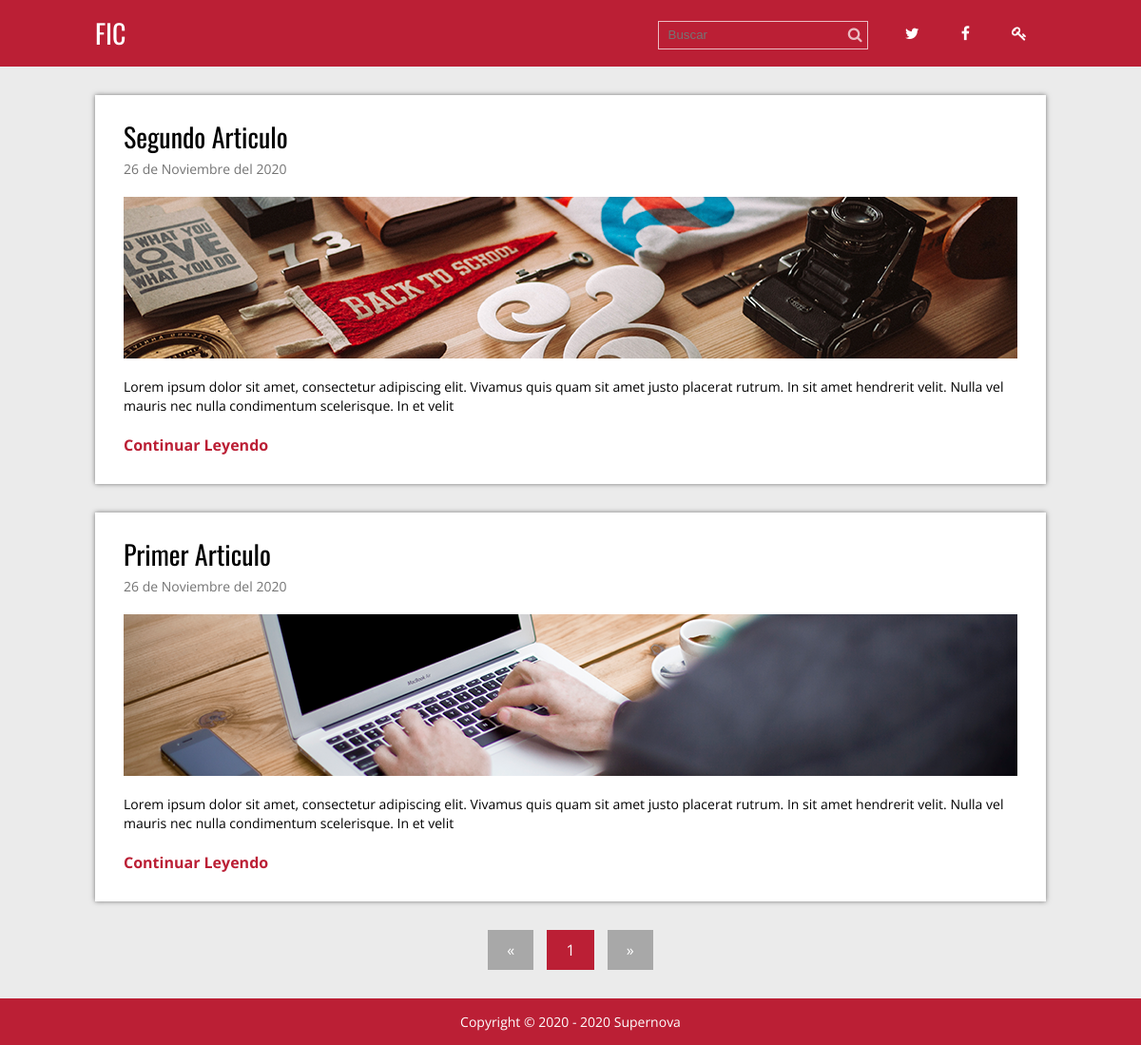
The page / on the database its author committed.
### tables this page shows
CREATE TABLE `articulos` (
  `id` int(11) NOT NULL,
  `titulo` varchar(200) NOT NULL,
  `extracto` varchar(200) NOT NULL,
  `fecha` timestamp NULL DEFAULT current_timestamp(),
  `texto` text NOT NULL,
  `thumb` varchar(50) NOT NULL
);

### index.php (called while the page is built, shortened)
<?php session_start();
require 'admin/config.php';
require 'functions.php';
$conexion = conexion($db_config);
$posts = obtener_post($blog_config['post_por_pagina'], $conexion);
require 'views/index.view.php';

### admin/config.php (called while the page is built, shortened)
<?php
$blog_config = array(
    'post_por_pagina' => '4',
    'carpeta_imagenes' => 'imagenes/'
);

### functions.php (called while the page is built, shortened)
<?php
function pagina_actual()
{
    return isset($_GET['p']) ? (int) $_GET['p'] : 1;
}
function obtener_post($post_por_pagina, $conexion)
{
    $inicio = (pagina_actual() > 1) ? pagina_actual() * $post_por_pagina - $post_por_pagina : 0;
    $statement = $conexion->prepare("SELECT SQL_CALC_FOUND_ROWS * FROM articulos ORDER BY id DESC LIMIT $inicio, $post_por_pagina");
    $statement->execute();
    return $statement->fetchAll();
}
function numero_paginas($post_por_pagina, $conexion)
{
    $total_post = $conexion->prepare('SELECT FOUND_ROWS() as total');
    $total_post->execute();
    $total_post = $total_post->fetch()['total'];
    $numero_paginas = ceil($total_post / $post_por_pagina);
    return $numero_paginas;
}
function fecha($fecha)
{
    $timestamp = strtotime($fecha);
    $meses = $meses = ['Enero', 'Febrero', 'Marzo', 'Abril', 'Mayo', 'Junio', 'Julio', 'Agosto', 'Septiembre', 'Octubre', 'Noviembre', 'Diciembre'];
    $dia = date('d', $timestamp);
    $mes = date('m', $timestamp) - 1;
    $year = date('Y', $timestamp);
    $fecha = "$dia de " . $meses[$mes] . " del $year";
    return $fecha;
}

### views/index.view.php (the view)
<?php require 'header.php'; ?>
<div class="contenedor">
    <?php foreach ($posts as $post) : ?>
        <div class="post">
            <article>
                <h2 class="titulo"><a href="single.php?id=<?php echo $post['id']; ?>"><?php echo $post['titulo']; ?></a></h2>
                <p class="fecha"><?php echo fecha($post['fecha']); ?></p>
                <div class="thumb">
                    <a href="">
                        <img src="<?php echo RUTA; ?>imagenes/<?php echo $post['thumb']; ?>">
                    </a>
                </div>
                <p class="extracto"><?php echo $post['extracto']; ?></p>
                <a href="single.php?id=<?php echo $post['id']; ?>" class="continuar">Continuar Leyendo</a>
            </article>
        </div>
    <?php endforeach; ?>
    <?php require 'paginacion.php'; ?>
</div>
<?php require 'footer.php'; ?>

### views/header.php (shortened to what this page needs)
<!DOCTYPE html>
<html lang="es">
<head>
    <link rel="stylesheet" href="https://maxcdn.bootstrapcdn.com/font-awesome/4.4.0/css/font-awesome.min.css">
    <link rel="stylesheet" href="<?php echo RUTA; ?>css/estilos.css">
</head>
<body>
    <header>
        <div class="contenedor">
            <div class="logo izquierda">
                <p><a href="<?php echo RUTA ?>">FIC</a></p>
            </div>
            <div class="derecha">
                <form name="busqueda" class="buscar" action="<?php echo RUTA; ?>buscar.php" method="GET">
                    <input type="text" name="busqueda" placeholder="Buscar">
                    <button type="submit" class="icono fa fa-search"></button>
                </form>
                <nav class="menu">
                    <ul>
                        <li><a href="#"><i class="fa fa-twitter"></i></a></li>
                        <li><a href="#"><i class="fa fa-facebook"></i></a></li>
                        <?php if (!isset($_SESSION['admin'])) : ?>
                            <li><a href="<?php echo RUTA . 'login.php' ?>"><i class="fa fa-key"></i></a></li>
                        <?php else : ?>
                            <li><a href="<?php echo RUTA . 'admin' ?>"><i class="fa fa-dashboard"></i></a></li>
                        <?php endif; ?>
                    </ul>
                </nav>
            </div>
        </div>
    </header>

### views/paginacion.php
<?php $numero_paginas = numero_paginas($blog_config['post_por_pagina'], $conexion); ?>
<section class="paginacion">
    <ul>
        <?php if (pagina_actual() == 1) : ?>
            <li class="disabled">&laquo;</li>
        <?php else : ?>
            <li><a href="index.php?p=<?php echo pagina_actual() - 1; ?>">&laquo;</a></li>
        <?php endif; ?>
        <?php for ($i = 1; $i <= $numero_paginas; $i++) : ?>
            <?php if (pagina_actual() == $i) : ?>
                <li class="active">
                    <?php echo $i; ?>
                </li>
            <?php else : ?>
                <li><a href="index.php?p=<?php echo $i ?>"><?php echo $i ?></a></li>
            <?php endif; ?>
        <?php endfor; ?>
        <?php if (pagina_actual() == $numero_paginas) : ?>
            <li class="disabled">&raquo;</li>
        <?php else : ?>
            <li><a href="index.php?p=<?php echo pagina_actual() + 1; ?>">&raquo;</a></li>
        <?php endif; ?>
    </ul>
</section>

### views/footer.php
<footer>
        <p class="copyright">Copyright &copy; 2020 - 2020 Supernova</p>
    </footer>
</body>
</html>

### css/estilos.css (style rules this page uses)
* { margin: 0; padding: 0; -webkit-box-sizing: border-box; -moz-box-sizing: border-box; box-sizing: border-box; }
body { font-size: 16px; font-family: 'Open Sans', sans-serif; background: #ebebeb; }
h1, h2, h3, h4, h5, h6 { font-family: "Oswald", Arial, Sans-serif; font-weight: normal; }
a { text-decoration: none; color: #BB1F35; }
.contenedor { max-width: 1000px; width: 90%; margin: auto; }
.izquierda { float: left; }
.derecha { float: right; }
header { color: #fff; margin-bottom: 30px; background: #BB1F35; }
header .contenedor { overflow: hidden; }
header .logo { max-width: 300px; }
header .logo a { color: #fff; font-family: "Oswald", Arial, Sans-serif; font-size: 28px; line-height: 70px; }
header .buscar { display: inline-block; position: relative; margin-right: 15px; }
header .buscar input[type="text"] { background: none; border: 1px solid rgba(255, 255, 255, .7); color: rgba(255, 255, 255, .7); height: 30px; padding: 0 10px; padding-right: 32px; }
header .buscar .icono { color: rgba(255, 255, 255, .7); position: absolute; right: 0; background: none; border: none; cursor: pointer; padding: 6px; font-size: 16px; line-height: 16px; }
header .menu { display: inline-block; }
header .menu ul { list-style: none; }
header .menu ul li { display: inline-block; line-height: 70px; }
header .menu ul li a { color: #fff; display: block; padding: 0px 20px; font-weight: bold; }
.post { width: 100%; background: #fff; box-shadow: 0px 0px 5px rgba(0, 0, 0, .5); margin-bottom: 30px; padding: 30px; }
.post article .titulo { font-family: "Oswald", Arial, Sans-serif; font-size: 28px; font-weight: normal; line-height: 28px; margin-bottom: 10px; }
.post article .titulo a { color: #000; }
.post article .fecha { color: #747474; font-size: 14px; margin-bottom: 20px; }
.post article .thumb { margin-bottom: 20px; }
.post article .thumb img { vertical-align: top; width: 100%; }
.post article .extracto { font-size: 14px; line-height: 20px; margin-bottom: 20px; }
.post article .continuar { color: #BB1F35; font-weight: bold; }
footer { background: #BB1F35; color: #fff; }
footer .copyright { text-align: center; font-size: 14px; padding: 15px 0; }
.paginacion { margin-bottom: 30px; }
.paginacion ul { list-style: none; text-align: center; }
.paginacion ul li { display: inline-block; margin: 0 5px; color: #fff; }
.paginacion ul .active { background: #BB1F35; padding: 10px 20px; }
.paginacion ul .disabled { background: #a8a8a8; padding: 10px 20px; cursor: not-allowed; }

### rows shown on the page
articulos: titulo "Segundo Articulo", fecha "26 de Noviembre del 2020", thumb (picture), extracto "Lorem ipsum dolor sit amet, consectetur adipiscing elit. Vivamus quis quam sit amet justo placerat rutrum. In sit amet hendrerit velit. Nulla vel mauris nec nulla condimentum scelerisque. In et velit"
articulos: titulo "Primer Articulo", fecha "26 de Noviembre del 2020", thumb (picture), extracto "Lorem ipsum dolor sit amet, consectetur adipiscing elit. Vivamus quis quam sit amet justo placerat rutrum. In sit amet hendrerit velit. Nulla vel mauris nec nulla condimentum scelerisque. In et velit"
